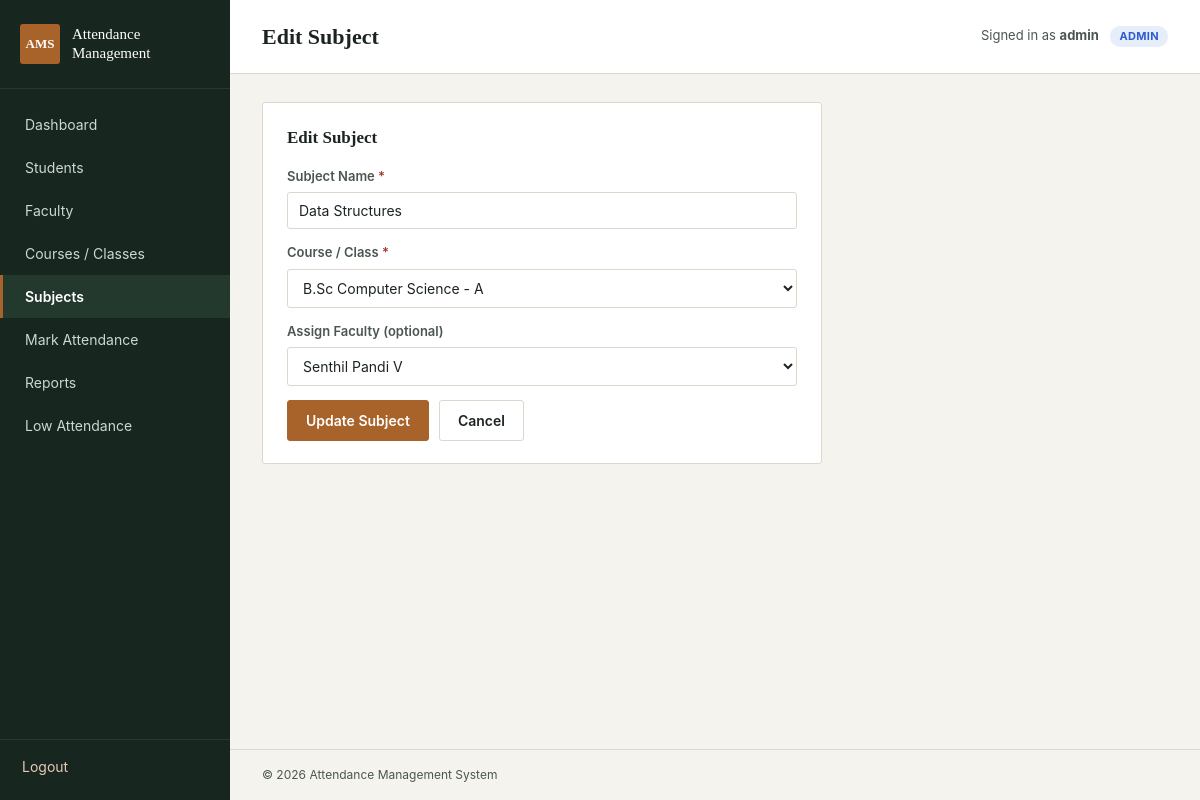
The page /subjects/edit.php?id=1 (signed in) on the database its author committed.
### tables this page shows
CREATE TABLE IF NOT EXISTS subjects (
    id INT AUTO_INCREMENT PRIMARY KEY,
    subject_name VARCHAR(100) NOT NULL,
    course_id INT NOT NULL,
    faculty_id INT DEFAULT NULL,
    FOREIGN KEY (course_id) REFERENCES courses(id) ON DELETE CASCADE,
    FOREIGN KEY (faculty_id) REFERENCES faculty(id) ON DELETE SET NULL
);

CREATE TABLE IF NOT EXISTS courses (
    id INT AUTO_INCREMENT PRIMARY KEY,
    course_name VARCHAR(100) NOT NULL,
    semester_year VARCHAR(50) NOT NULL,
    section VARCHAR(20) DEFAULT NULL
);

CREATE TABLE IF NOT EXISTS faculty (
    id INT AUTO_INCREMENT PRIMARY KEY,
    name VARCHAR(100) NOT NULL,
    department VARCHAR(100) DEFAULT NULL,
    phone VARCHAR(20) DEFAULT NULL,
    email VARCHAR(100) DEFAULT NULL,
    password VARCHAR(255) DEFAULT NULL
);

### subjects/edit.php (the view, shortened to what this page needs)
<?php
$root = '../';
require_once $root . 'config/db.php';
require_once $root . 'includes/auth.php';
require_once $root . 'includes/admin_only.php';
$id = (int)($_GET['id'] ?? 0);
$stmt = mysqli_prepare($conn, "SELECT * FROM subjects WHERE id = ?");
mysqli_stmt_bind_param($stmt, "i", $id);
mysqli_stmt_execute($stmt);
$subject = mysqli_stmt_get_result($stmt)->fetch_assoc();
$form = $subject;
$courses = mysqli_query($conn, "SELECT id, course_name, section FROM courses ORDER BY course_name");
$faculty = mysqli_query($conn, "SELECT id, name FROM faculty ORDER BY name");
require_once $root . 'includes/header.php';
?>
<div class="panel" style="max-width:560px;">
    <div class="panel-header">
        <h2>Edit Subject</h2>
    </div>
    <form method="post" action="edit.php?id=<?php echo $id; ?>" novalidate>
        <div class="form-group">
            <label for="subject_name">Subject Name <span class="required">*</span></label>
            <input type="text" id="subject_name" name="subject_name" required value="<?php echo htmlspecialchars($form['subject_name']); ?>">
        </div>
        <div class="form-group">
            <label for="course_id">Course / Class <span class="required">*</span></label>
            <select id="course_id" name="course_id" required>
                <?php while ($c = mysqli_fetch_assoc($courses)): ?>
                    <option value="<?php echo $c['id']; ?>" <?php echo ($form['course_id'] == $c['id']) ? 'selected' : ''; ?>>
                        <?php echo htmlspecialchars($c['course_name'] . ($c['section'] ? ' - ' . $c['section'] : '')); ?>
                    </option>
                <?php endwhile; ?>
            </select>
        </div>
        <div class="form-group">
            <label for="faculty_id">Assign Faculty (optional)</label>
            <select id="faculty_id" name="faculty_id">
                <?php while ($f = mysqli_fetch_assoc($faculty)): ?>
                    <option value="<?php echo $f['id']; ?>" <?php echo ($form['faculty_id'] == $f['id']) ? 'selected' : ''; ?>>
                        <?php echo htmlspecialchars($f['name']); ?>
                    </option>
                <?php endwhile; ?>
            </select>
        </div>
        <div class="form-actions">
            <button type="submit" class="btn">Update Subject</button>
            <a href="list.php" class="btn btn-secondary">Cancel</a>
        </div>
    </form>
</div>
<?php require_once $root . 'includes/footer.php'; ?>

### css/style.css (style rules this page uses)
:root { --ink: #1c2420; --ink-soft: #4b564f; --paper: #f5f3ee; --panel: #ffffff; --line: #ddd8cb; --sidebar: #17261f; --sidebar-text: #cdd8cf; --sidebar-active: #23392e; --accent: #a8632a; --accent-dark: #824c1f; --present: #2f6b46; --present-bg: #e7f1ea; --absent: #9c3b2c; --absent-bg: #f6e6e2; --radius: 3px; --font-heading: 'Iowan Old Style', 'Palatino Linotype', Palatino, Georgia, serif; --font-body: -apple-system, 'Segoe UI', Roboto, Helvetica, Arial, sans-serif; }
* { box-sizing: border-box; }
html, body { margin: 0; padding: 0; background: var(--paper); color: var(--ink); font-family: var(--font-body); font-size: 15px; line-height: 1.5; }
h1, h2, h3, h4 { font-family: var(--font-heading); font-weight: 600; color: var(--ink); margin: 0 0 0.6em 0; }
a { color: var(--accent-dark); text-decoration: none; }
.panel { background: var(--panel); border: 1px solid var(--line); border-radius: var(--radius); padding: 22px 24px; margin-bottom: 24px; }
.panel-header { display: flex; justify-content: space-between; align-items: center; margin-bottom: 16px; }
.panel-header h2 { font-size: 17px; margin: 0; }
.form-group { display: flex; flex-direction: column; gap: 6px; margin-bottom: 14px; }
.form-group label { font-size: 13px; color: var(--ink-soft); font-weight: 600; }
input[type=text], input[type=password], input[type=date], input[type=email], input[type=tel], input[type=number], select, textarea { padding: 9px 11px; border: 1px solid var(--line); border-radius: var(--radius); background: var(--panel); font-family: var(--font-body); font-size: 14px; color: var(--ink); }
.form-actions { margin-top: 6px; display: flex; gap: 10px; }
.btn { display: inline-block; padding: 9px 18px; border-radius: var(--radius); border: 1px solid var(--accent); background: var(--accent); color: #fff; font-size: 14px; font-weight: 600; cursor: pointer; font-family: var(--font-body); }
.btn-secondary { background: transparent; color: var(--ink); border-color: var(--line); }
.required { color: #a33a2f }

### subjects/edit.php (style rules this page uses)
.required { color:#a33a2f }

### rows shown on the page
subjects: subject_name "Data Structures", course_id "B.Sc Computer Science - A", faculty_id "Senthil Pandi V"

### other values the page prints
$page_title "Edit Subject"
$_SESSION['user_name'] "admin"
